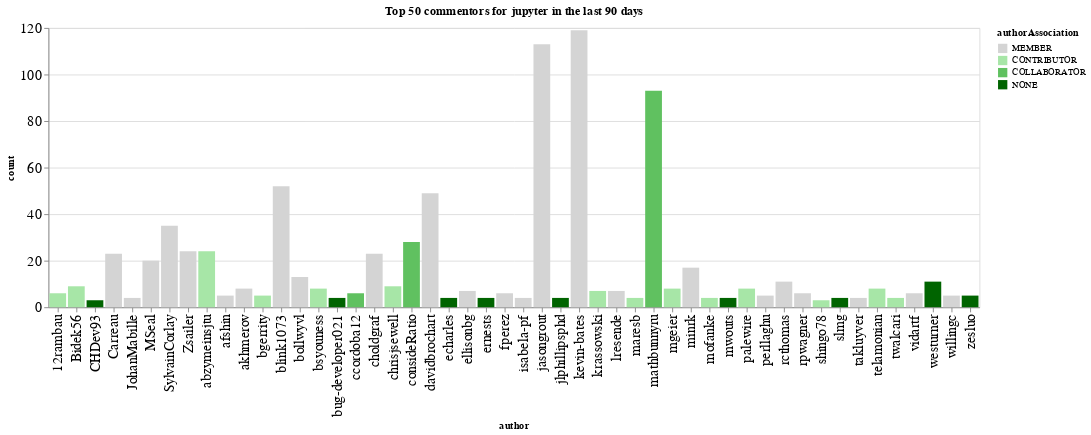

Notebook code for this chart:
### Code cell
n_plot = 50
charts = []
for ii, (iorg, idata) in enumerate(commentors.groupby(['org'])):
    title = f"Top {n_plot} commentors for {iorg} in the last {n_days} days"
    idata = idata.groupby('author', as_index=False).agg({'count': 'sum', 'authorAssociation': 'first'})
    idata = idata.sort_values('count', ascending=False).head(n_plot)
    ch = alt.Chart(data=idata.head(n_plot), title=title).mark_bar().encode(
        x='author',
        y='count',
        color=alt.Color('authorAssociation', scale=alt.Scale(domain=author_types, range=author_colors))
    )
    charts.append(ch)
alt.hconcat(*charts)

### Figure 1 — Vega-Lite specification as saved in the notebook (floating-point values rounded to 4 significant figures)
{"config": {"axisLeft": {"labelFontSize": 15}, "axisBottom": {"labelFontSize": 15}}, "hconcat": [{"mark": "bar", "encoding": {"color": {"type": "nominal", "field": "authorAssociation", "scale": {"domain": ["MEMBER", "CONTRIBUTOR", "COLLABORATOR", "NONE"], "range": ["rgb(211.82745098039214, 211.82745098039214, 211.82745098039214)", "rgb(166.98562091503268, 229.89803921568628, 166.98562091503268)", "rgb(96.37647058823529, 192.75294117647059, 96.37647058823529)", "rgb(0.0, 100.3921568627451, 0.0)"]}}, "x": {"type": "nominal", "field": "author"}, "y": {"type": "quantitative", "field": "count"}}, "title": "Top 50 commentors for jupyter in the last 90 days"}], "data": {"name": "data-5e403e435c09c7529e8c64b7f754b235"}, "$schema": "https://vega.github.io/schema/vega-lite/v4.8.1.json", "datasets": {"data-5e403e435c09c7529e8c64b7f754b235": [{"author": "kevin-bates", "count": 119, "authorAssociation": "MEMBER"}, {"author": "jasongrout", "count": 113, "authorAssociation": "MEMBER"}, {"author": "mathbunnyru", "count": 93, "authorAssociation": "COLLABORATOR"}, {"author": "blink1073", "count": 52, "authorAssociation": "MEMBER"}, {"author": "davidbrochart", "count": 49, "authorAssociation": "MEMBER"}, {"author": "SylvainCorlay", "count": 35, "authorAssociation": "MEMBER"}, {"author": "consideRatio", "count": 28, "authorAssociation": "COLLABORATOR"}, {"author": "Zsailer", "count": 24, "authorAssociation": "MEMBER"}, {"author": "abzymeinsjtu", "count": 24, "authorAssociation": "CONTRIBUTOR"}, {"author": "Carreau", "count": 23, "authorAssociation": "MEMBER"}, {"author": "choldgraf", "count": 23, "authorAssociation": "MEMBER"}, {"author": "MSeal", "count": 20, "authorAssociation": "MEMBER"}, {"author": "minrk", "count": 17, "authorAssociation": "MEMBER"}, {"author": "bollwyvl", "count": 13, "authorAssociation": "MEMBER"}, {"author": "westurner", "count": 11, "authorAssociation": "NONE"}, {"author": "rcthomas", "count": 11, "authorAssociation": "MEMBER"}, {"author": "chrisjsewell", "count": 9, "authorAssociation": "CONTRIBUTOR"}, {"author": "Bidek56", "count": 9, "authorAssociation": "CONTRIBUTOR"}, {"author": "akhmerov", "count": 8, "authorAssociation": "MEMBER"}, {"author": "mgeier", "count": 8, "authorAssociation": "CONTRIBUTOR"}, {"author": "telamonian", "count": 8, "authorAssociation": "CONTRIBUTOR"}, {"author": "bsyouness", "count": 8, "authorAssociation": "CONTRIBUTOR"}, {"author": "palewire", "count": 8, "authorAssociation": "CONTRIBUTOR"}, {"author": "lresende", "count": 7, "authorAssociation": "MEMBER"}, {"author": "krassowski", "count": 7, "authorAssociation": "CONTRIBUTOR"}, {"author": "ellisonbg", "count": 7, "authorAssociation": "MEMBER"}, {"author": "ccordoba12", "count": 6, "authorAssociation": "COLLABORATOR"}, {"author": "12rambau", "count": 6, "authorAssociation": "CONTRIBUTOR"}, {"author": "fperez", "count": 6, "authorAssociation": "MEMBER"}, {"author": "vidartf", "count": 6, "authorAssociation": "MEMBER"}, {"author": "rpwagner", "count": 6, "authorAssociation": "MEMBER"}, {"author": "zesluo", "count": 5, "authorAssociation": "NONE"}, {"author": "perllaghu", "count": 5, "authorAssociation": "MEMBER"}, {"author": "willingc", "count": 5, "authorAssociation": "MEMBER"}, {"author": "bgerrity", "count": 5, "authorAssociation": "CONTRIBUTOR"}, {"author": "afshin", "count": 5, "authorAssociation": "MEMBER"}, {"author": "JohanMabille", "count": 4, "authorAssociation": "MEMBER"}, {"author": "jlphillipsphd", "count": 4, "authorAssociation": "NONE"}, {"author": "takluyver", "count": 4, "authorAssociation": "MEMBER"}, {"author": "bug-developer021", "count": 4, "authorAssociation": "NONE"}, {"author": "isabela-pf", "count": 4, "authorAssociation": "MEMBER"}, {"author": "slmg", "count": 4, "authorAssociation": "NONE"}, {"author": "maresb", "count": 4, "authorAssociation": "CONTRIBUTOR"}, {"author": "twalcari", "count": 4, "authorAssociation": "CONTRIBUTOR"}, {"author": "echarles", "count": 4, "authorAssociation": "NONE"}, {"author": "ernests", "count": 4, "authorAssociation": "NONE"}, {"author": "mwouts", "count": 4, "authorAssociation": "NONE"}, {"author": "mofanke", "count": 4, "authorAssociation": "CONTRIBUTOR"}, {"author": "shingo78", "count": 3, "authorAssociation": "CONTRIBUTOR"}, {"author": "CHDev93", "count": 3, "authorAssociation": "NONE"}]}}
